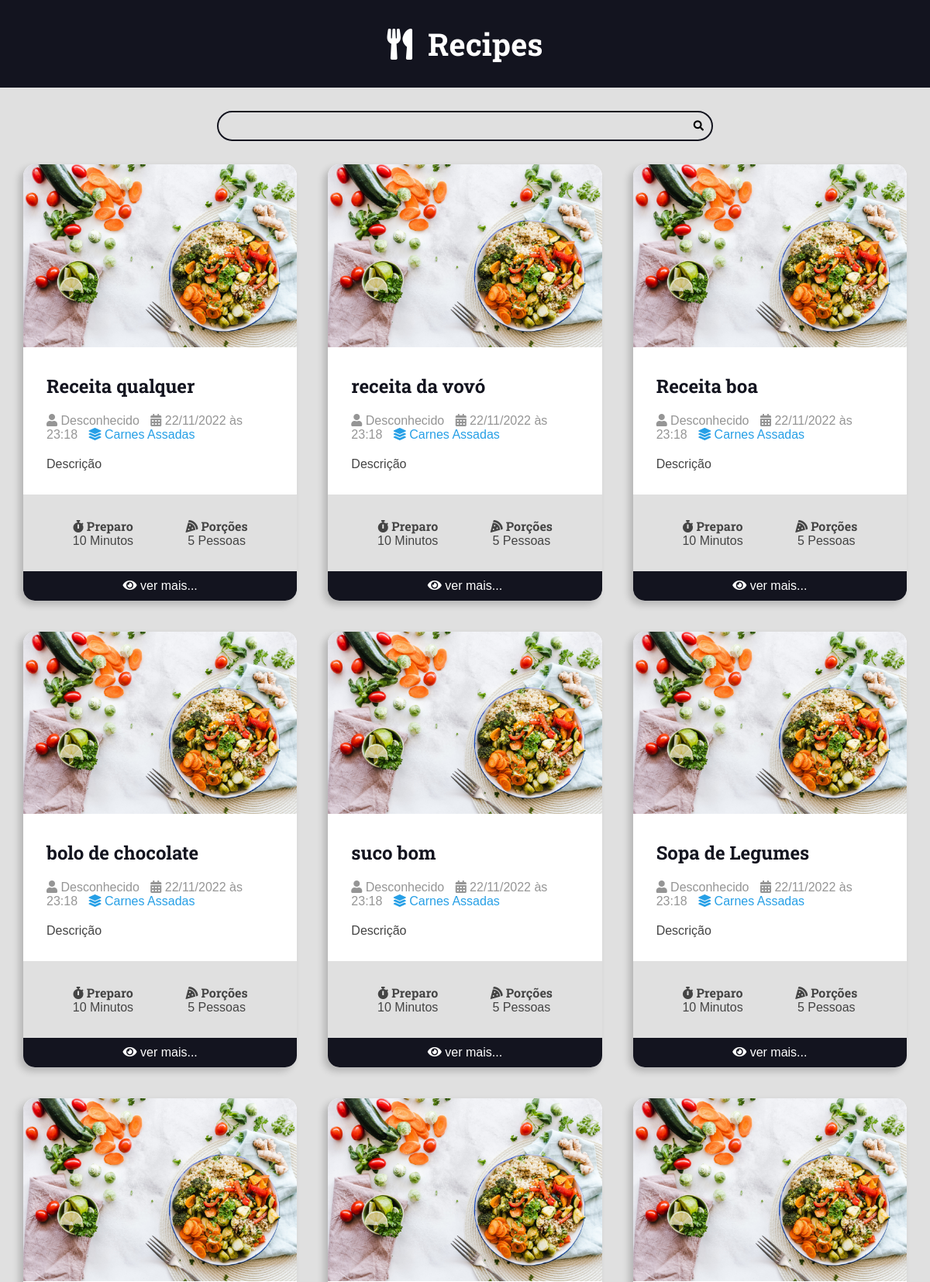
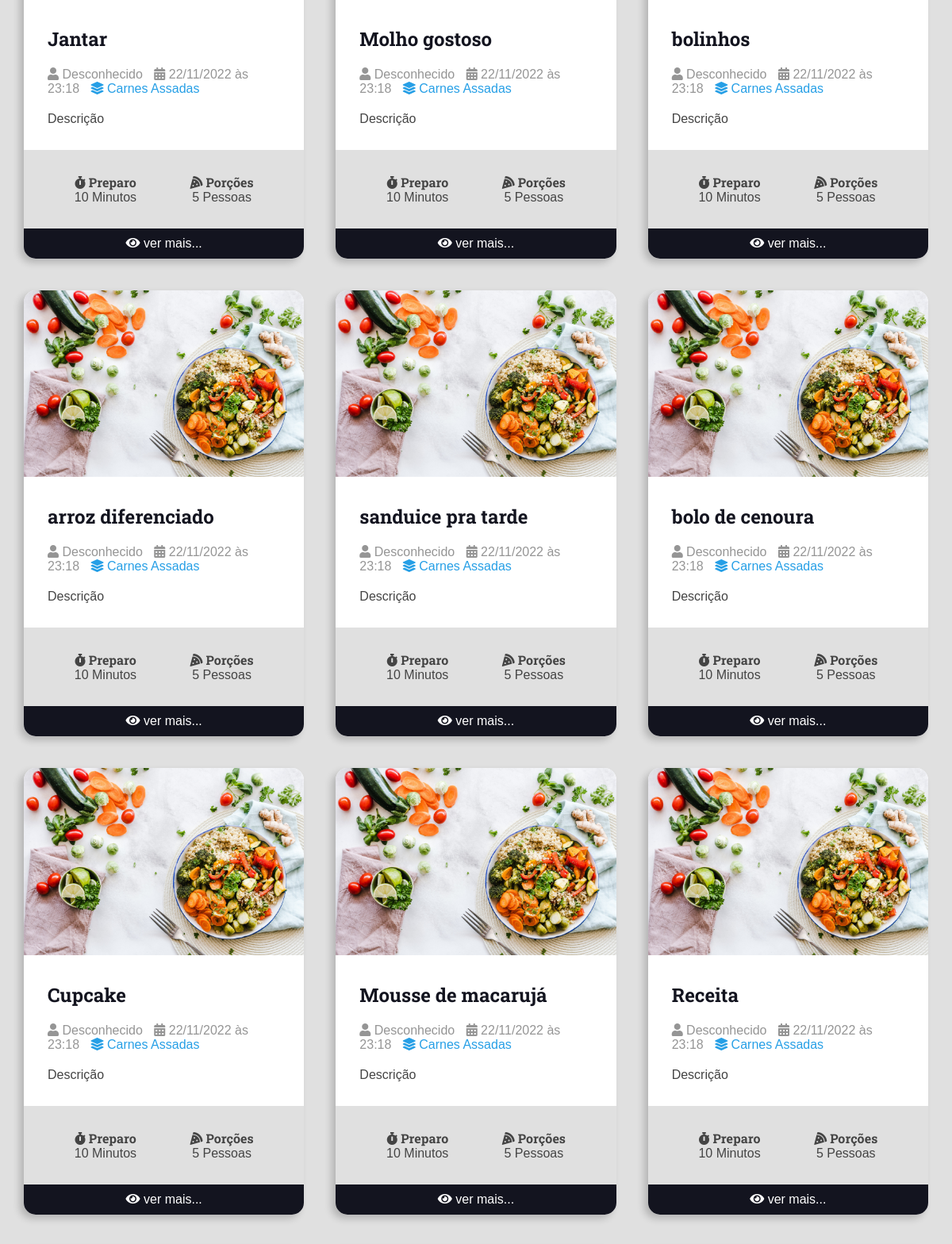
/recipes/category/2/ (upper part), run on the app's committed database (2 pictures, top to bottom).
### recipes/models.py (models this page shows, shortened)
class Recipe(models.Model):
    title = models.CharField(max_length=65)
    description = models.CharField(max_length=165)
    slug = models.SlugField(unique=True)
    preparation_time = models.IntegerField()
    preparation_time_unit = models.CharField(max_length=65)
    servings = models.IntegerField()
    servings_unit = models.CharField(max_length=65)
    preparation_steps = models.TextField()
    preparation_steps_is_html = models.BooleanField(default=False)
    created_at = models.DateTimeField(auto_now_add=True)
    updated_at = models.DateTimeField(auto_now=True)
    is_published = models.BooleanField(default=False)
    cover = models.ImageField(upload_to='recipes/covers/%Y/%m/%d/', blank=True, default='recipes/covers/default/default.jpg')
    category = models.ForeignKey(
        Category, on_delete=models.SET_NULL, null=True, blank=True, default=None
    )
    author = models.ForeignKey(
        User, on_delete=models.SET_NULL, null=True, blank=True
    )

class Category(models.Model):
    name = models.CharField(max_length=65)

### recipes/views.py (the view)
# urls.py: path('recipes/category/<int:category_id>/', views.category, name="category"),
def category(request, category_id):
    recipes = get_list_or_404(
        Recipe.objects.filter(
            category__id=category_id,
            is_published=True
        ).order_by('-id')
    )
    return render(request, 'recipes/pages/category.html', context={
        'recipes': recipes,
        'title': f'{recipes[0].category.name} | Category | '
    })

### recipes/templates/recipes/pages/category.html (shortened to what this page needs)
{% extends 'global/base.html' %}
{% block content %}
    <div class="main-content main-content-list container">
        {% for recipe in recipes %}
            {% include 'recipes/partials/recipe.html' %}
        {% endfor %}
    </div>
{% endblock %}

### recipes/templates/recipes/partials/recipe.html (shortened to what this page needs)
<div class="recipe recipe-list-item">
    <div class="recipe-cover">
        <a href="{% url 'recipes:recipe' recipe.id %}">
            {% if recipe.cover.url %}
                <img src="{{ recipe.cover.url }}" alt="Temporário">
            {% endif %}
        </a>
    </div>
    <div class="recipe-title-container">
        <h2 class="recipe-title">
            <a href="{% url 'recipes:recipe' recipe.id %}">
                {{ recipe.title }}
            </a>
        </h2>
    </div>
    <div class="recipe-author">
            <span class="recipe-author-item">
                <i class="fas fa-user"></i>
                {% if recipe.author is not None %}
                    {% if recipe.author.first_name %}
                        {{ recipe.author.first_name }} {{ recipe.author.last_name }}
                    {% else %}
                        {{ recipe.author.username }}
                    {% endif %}
                {% else %}
                    Desconhecido
                {% endif %}
            </span>
        <span class="recipe-author-item">
            <i class="fas fa-calendar-alt"></i>
            {{ recipe.created_at|date:"d/m/Y" }} às {{ recipe.created_at|date:"H:i" }}
        </span>
        {% if recipe.category is not None %}
            <span class="recipe-author-item">
                <a href="{% url 'recipes:category' recipe.category.id %}">
                    <i class="fas fa-layer-group"></i>
                    <span>{{ recipe.category.name }}</span>
                </a>
            </span>
        {% endif %}
    </div>
    <div class="recipe-content">
        <p>{{ recipe.description }}</p>
    </div>
    <div class="recipe-meta-container">
        <div class="recipe-meta recipe-preparation">
            <h3 class="recipe-meta-title"><i class="fas fa-stopwatch"></i> Preparo</h3>
            <div class="recipe-meta-text">
                {{ recipe.preparation_time }} {{ recipe.preparation_time_unit }}
            </div>
        </div>
        <div class="recipe-meta recipe-servings">
            <h3 class="recipe-meta-title"><i class="fas fa-pizza-slice"></i> Porções</h3>
            <div class="recipe-meta-text">
                {{ recipe.servings }} {{ recipe.servings_unit }}
            </div>
        </div>
    </div>
    {% if is_detail_page is not True %}
        <footer class="recipe-footer">
            <a class="recipe-read-more button button-dark button-full-width" href="{% url 'recipes:recipe' recipe.id %}">
                <i class="fas fa-eye"></i>
                <span>ver mais...</span>
            </a>
        </footer>
    {% endif %}
</div>

### recipes/static/recipes/css/styles.css (style rules this page uses)
:root { --color-primary: #269fe6; --color-primary-hover: #2086c2; --color-primary-dark: #13141f; --color-primary-dark-hover: #212336; --color-primary-light: #d4ecfa; --color-primary-light-hover: #bdd8e7; --color-white: #fff; --color-black: #000; --color-dark-text: #444; --color-info-light: #cce5ff; --color-debug-light: #cce5ff; --color-success-light: #d4edda; --color-alert-light: #fff3cd; --color-warning-light: #fff3cd; --color-error-light: #f8d7da; --color-info-dark: #4d86c4; --color-debug-dark: #4d86c4; --color-success-dark: #4a9c5d; --color-alert-dark: #927f40; --color-warning-dark: #927f40; --color-error-dark: #da525d; --color-gray-0: #f9f9f9; --color-gray-1: #e0e0e0; --color-gray-2: #c7c7c7; --color-gray-3: #aeaeae; --color-gray-4: #959595; --color-gray-5: #7d7d7d; --color-gray-6: #646464; --color-gray-7: #4b4b4b; --color-gray-8: #323232; --color-gray-9: #191919; --font-primary: sans-serif; --font-headings: 'Roboto Slab', serif; --spacing-gutter-medium: 3rem; --spacing-gutter-large: 4rem; }
* { margin: 0; padding: 0; box-sizing: border-box; }
html { font-size: 62.5%; }
body { font-size: 1.6rem; font-family: var(--font-primary); background: var(--color-gray-1); color: var(--color-dark-text); }
h1, h2, h3, h4, h5, h6 { font-family: var(--font-headings); }
.container { max-width: 144rem; margin: 0 auto; padding: var(--spacing-gutter-medium); }
.main-content { padding-top: 0; }
.main-content-list { display: grid; grid-template-columns: repeat(auto-fit, minmax(340px, 1fr)); gap: var(--spacing-gutter-large); }
.recipe { background: var(--color-white); box-shadow: -5px 5px 10px rgba(0, 0, 0, .2); transform: scale(1); transition: all 300ms ease-in-out; border-radius: 1.5rem; overflow: hidden; }
.recipe img { max-width: 100%; }
.recipe-list-item { max-width: 64rem; height: fit-content; }
.recipe-title-container { padding: var(--spacing-gutter-medium); padding-bottom: 2rem; }
.recipe-title-container a { text-decoration: none; color: var(--color-primary-dark); }
.recipe-author { padding: 0 var(--spacing-gutter-medium); }
.recipe-content { padding: var(--spacing-gutter-medium); padding-top: 2rem; }
.recipe-author-item { color: var(--color-gray-4); margin-right: 1rem; }
.recipe-author a { color: var(--color-primary); transition: all 300ms ease-in-out; text-decoration: none; }
.recipe-meta-container { display: flex; flex-flow: row wrap; padding: var(--spacing-gutter-medium); background: var(--color-gray-1); }
.recipe-meta { display: flex; flex-flow: column nowrap; flex-shrink: 1; flex-grow: 1; text-align: center; }
.recipe-meta-title { font-size: 1.6rem; }
.recipe-footer a { background: var(--color-primary-dark); display: block; color: var(--color-white); text-decoration: none; text-align: center; padding: 1rem var(--spacing-gutter-medium); transition: all 300ms ease-in-out; }

### data on the page
Recipe: cover (picture), title "Receita qualquer", shows "Desconhecido", created_at "22/11/2022", created_at "23:18", category.name "Carnes Assadas", description "Descrição", preparation_time "10", preparation_time_unit "Minutos", servings "5", servings_unit "Pessoas"
Recipe: cover (picture), title "receita da vovó", shows "Desconhecido", created_at "22/11/2022", created_at "23:18", category.name "Carnes Assadas", description "Descrição", preparation_time "10", preparation_time_unit "Minutos", servings "5", servings_unit "Pessoas"
Recipe: cover (picture), title "Receita boa", shows "Desconhecido", created_at "22/11/2022", created_at "23:18", category.name "Carnes Assadas", description "Descrição", preparation_time "10", preparation_time_unit "Minutos", servings "5", servings_unit "Pessoas"
Recipe: cover (picture), title "bolo de chocolate", shows "Desconhecido", created_at "22/11/2022", created_at "23:18", category.name "Carnes Assadas", description "Descrição", preparation_time "10", preparation_time_unit "Minutos", servings "5", servings_unit "Pessoas"
Recipe: cover (picture), title "suco bom", shows "Desconhecido", created_at "22/11/2022", created_at "23:18", category.name "Carnes Assadas", description "Descrição", preparation_time "10", preparation_time_unit "Minutos", servings "5", servings_unit "Pessoas"
Recipe: cover (picture), title "Sopa de Legumes", shows "Desconhecido", created_at "22/11/2022", created_at "23:18", category.name "Carnes Assadas", description "Descrição", preparation_time "10", preparation_time_unit "Minutos", servings "5", servings_unit "Pessoas"
Recipe: cover (picture), title "Jantar", shows "Desconhecido", created_at "22/11/2022", created_at "23:18", category.name "Carnes Assadas", description "Descrição", preparation_time "10", preparation_time_unit "Minutos", servings "5", servings_unit "Pessoas"
Recipe: cover (picture), title "Molho gostoso", shows "Desconhecido", created_at "22/11/2022", created_at "23:18", category.name "Carnes Assadas", description "Descrição", preparation_time "10", preparation_time_unit "Minutos", servings "5", servings_unit "Pessoas"
Recipe: cover (picture), title "bolinhos", shows "Desconhecido", created_at "22/11/2022", created_at "23:18", category.name "Carnes Assadas", description "Descrição", preparation_time "10", preparation_time_unit "Minutos", servings "5", servings_unit "Pessoas"
Recipe: cover (picture), title "arroz diferenciado", shows "Desconhecido", created_at "22/11/2022", created_at "23:18", category.name "Carnes Assadas", description "Descrição", preparation_time "10", preparation_time_unit "Minutos", servings "5", servings_unit "Pessoas"
Recipe: cover (picture), title "sanduice pra tarde", shows "Desconhecido", created_at "22/11/2022", created_at "23:18", category.name "Carnes Assadas", description "Descrição", preparation_time "10", preparation_time_unit "Minutos", servings "5", servings_unit "Pessoas"
Recipe: cover (picture), title "bolo de cenoura", shows "Desconhecido", created_at "22/11/2022", created_at "23:18", category.name "Carnes Assadas", description "Descrição", preparation_time "10", preparation_time_unit "Minutos", servings "5", servings_unit "Pessoas"
Recipe: cover (picture), title "Cupcake", shows "Desconhecido", created_at "22/11/2022", created_at "23:18", category.name "Carnes Assadas", description "Descrição", preparation_time "10", preparation_time_unit "Minutos", servings "5", servings_unit "Pessoas"
Recipe: cover (picture), title "Mousse de macarujá", shows "Desconhecido", created_at "22/11/2022", created_at "23:18", category.name "Carnes Assadas", description "Descrição", preparation_time "10", preparation_time_unit "Minutos", servings "5", servings_unit "Pessoas"
Recipe: cover (picture), title "Receita", shows "Desconhecido", created_at "22/11/2022", created_at "23:18", category.name "Carnes Assadas", description "Descrição", preparation_time "10", preparation_time_unit "Minutos", servings "5", servings_unit "Pessoas"
